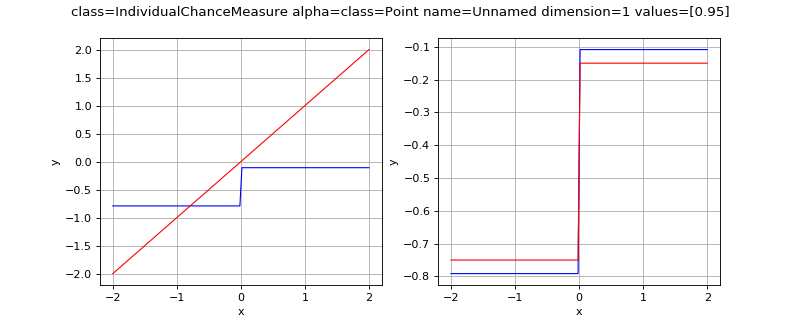

Write Python code to recreate this figure.
import openturns as ot
import otrobopt
from matplotlib import pyplot as plt
from openturns.viewer import View

thetaDist = ot.Normal(2.0, 0.1)
if 'IndividualChanceMeasure' == 'WorstCaseMeasure':
    thetaDist = ot.Uniform(-1.0, 4.0)
elif 'ChanceMeasure' in 'IndividualChanceMeasure':
    thetaDist = ot.Normal(1.0, 1.0)

f_base = ot.Function(['x', 'theta'], ['y'], ['x*theta'])
f = ot.Function(f_base, [1], thetaDist.getMean())

if 'IndividualChanceMeasure' == 'JointChanceMeasure':
    measure = otrobopt.JointChanceMeasure(f, thetaDist, ot.GreaterOrEqual(), 0.95)
elif 'IndividualChanceMeasure' == 'IndividualChanceMeasure':
    measure = otrobopt.IndividualChanceMeasure(f,thetaDist, ot.GreaterOrEqual(), [0.95])
elif 'IndividualChanceMeasure' == 'MeanStandardDeviationTradeoffMeasure':
    measure =  otrobopt.MeanStandardDeviationTradeoffMeasure(f, thetaDist, [0.8])
elif 'IndividualChanceMeasure' == 'QuantileMeasure':
    measure =  otrobopt.QuantileMeasure(f, thetaDist, 0.99)
else:
    measure = otrobopt.IndividualChanceMeasure(f, thetaDist)

N = 10
experiment = ot.LHSExperiment(N)
factory = otrobopt.MeasureFactory(experiment)
discretizedMeasure = factory.build(measure)

continuous_measure = otrobopt.MeasureFunction(measure)
discretized_measure = otrobopt.MeasureFunction(discretizedMeasure)

x_min = -2.0
x_max = 2.0
n_points = 128

parametric_graph = f.draw(x_min, x_max, n_points)
continuous_graph = continuous_measure.draw(x_min, x_max, n_points)
discretized_graph = discretized_measure.draw(x_min, x_max, n_points)

parametric_curve = parametric_graph.getDrawable(0)
discretized_curve = discretized_graph.getDrawable(0)

left_graph = ot.Graph(continuous_graph)
left_graph.add(parametric_curve)
#left_graph.setLegends(['measure', 'parametric function'])
#left_graph.setLegendPosition('topright')
left_graph.setColors(['blue', 'red'])

right_graph = ot.Graph(continuous_graph)
right_graph.add(discretized_curve)
#right_graph.setLegends(['measure', 'discretized measure'])
#right_graph.setLegendPosition('topright')
right_graph.setColors(['blue', 'red'])

fig = plt.figure(figsize=(10, 4))
plt.suptitle(str(measure))
left_axis = fig.add_subplot(121)
right_axis = fig.add_subplot(122)

View(left_graph, figure=fig, axes=[left_axis], add_legend=False)
View(right_graph, figure=fig, axes=[right_axis], add_legend=False)
